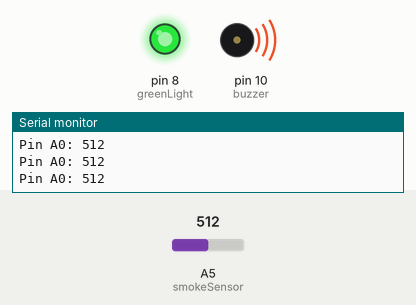
A sketch run on a simulated Arduino Uno, built with avr-gcc and run on an emulated ATmega328P. On the bench: output pins drawn as LEDs (lit = HIGH), buzzer (waves = sounding), the last lines printed to the serial monitor. Inputs (shaded band) come from the test bench; at power-on: A5 (smokeSensor) = 512.

Above: at 1.02 s.
1.3 s: A5 (smokeSensor) set to 265
4.3 s: A5 (smokeSensor) set to 236
At 5.4 s:
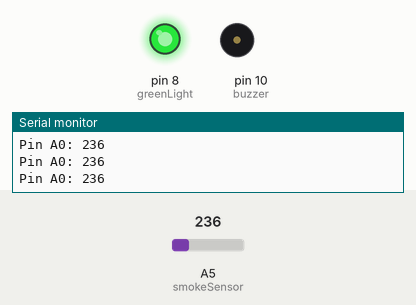
5.9 s: A5 (smokeSensor) set to 260
At 6.22 s:
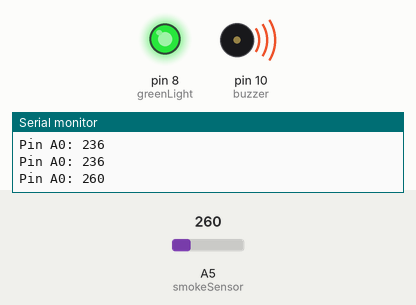
8.9 s: A5 (smokeSensor) set to 240
At 9.6 s:
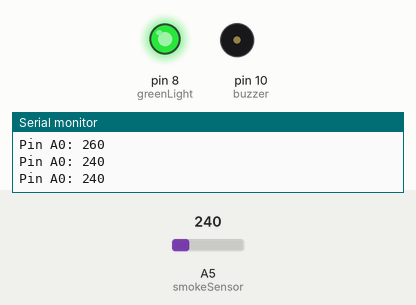
Timing chart, 0 to 11.5 s (numbered marks = the images above; inputs shaded):
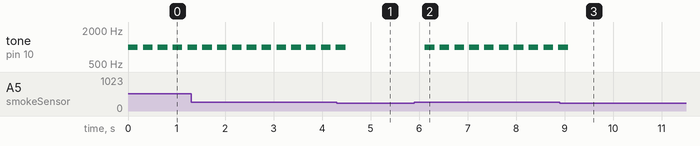

The sketch:

gas_alarm_arduino.ino
```cpp
#include <SoftwareSerial.h>

SoftwareSerial Bluetooth(0, 1);
int greenLight = 8;
int buzzer = 10;
int smokeSensor = A5;
int sensorThres = 250;

void setup() {
  pinMode(greenLight, OUTPUT);
  pinMode(buzzer, OUTPUT);
  pinMode(smokeSensor, INPUT);
  Serial.begin(9600);
  Bluetooth.begin(9600);
  digitalWrite(greenLight, HIGH);
}

void loop() {
  int analogSensor = analogRead(smokeSensor);
  Serial.print("Pin A0: ");
  Serial.println(analogSensor);
  Bluetooth.println(String(analogSensor));
  if (analogSensor >= sensorThres) {
    tone(buzzer, 1000, 200);
  }
  else {
    noTone(buzzer);
  }
  delay(300);
}
```

Measured:
- the behaviour switches between 250 and 249 on A5 (smokeSensor) (found by bisection; images 0 and 1)
- after the input at 4.3 s, tone on pin 10 (buzzer): goes on until 4.5 s, then stays silent
- after the input at 5.9 s, tone on pin 10 (buzzer): alternates 1000 Hz for 0.20 s and silent for 0.11 s, starting after 0.22 s
- after the input at 8.9 s, tone on pin 10 (buzzer): goes on until 9.1 s, then stays silent
- by itself, tone on pin 10 (buzzer): alternates 1000 Hz for 0.20 s and silent for 0.11 s
